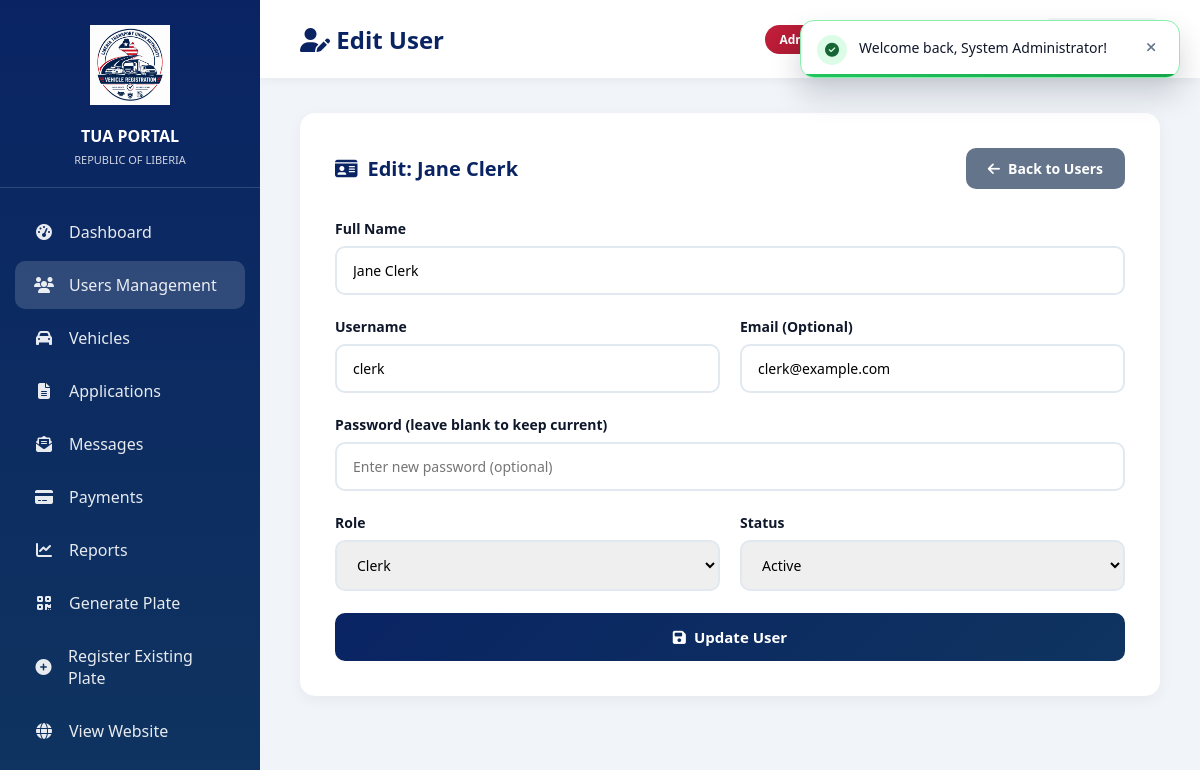
Screenshot of /edit_user.php?id=3 (signed in) with the database file from the repository.
### tables this page shows
CREATE TABLE users (

    id INT AUTO_INCREMENT PRIMARY KEY,

    fullname VARCHAR(100) NOT NULL,

    username VARCHAR(50) UNIQUE NOT NULL,

    email VARCHAR(100),

    contact_number VARCHAR(20),

    county VARCHAR(50),

    address TEXT,

    password VARCHAR(255) NOT NULL,

    role ENUM('Admin','Officer','Clerk') DEFAULT 'Admin',

    status ENUM('Active','Inactive') DEFAULT 'Active',

    created_at TIMESTAMP DEFAULT CURRENT_TIMESTAMP

);

### edit_user.php (the view, shortened to what this page needs)
<?php
include "config.php";
$user_id = intval($_GET['id']);
$user_query = mysqli_query($conn, "SELECT * FROM users WHERE id = $user_id");
$user = mysqli_fetch_assoc($user_query);
?>
<!DOCTYPE html>
<html lang="en">
<head>
    <link rel="stylesheet" href="https://cdnjs.cloudflare.com/ajax/libs/font-awesome/6.5.2/css/all.min.css">
    <link rel="stylesheet" href="assets/css/admin-toast.css">
</head>
<body>
    <div class="sidebar">
        <div class="sidebar-header">
            <img src="assets/images/logo.png" alt="TUA">
            <h2>TUA PORTAL</h2>
            <p>REPUBLIC OF LIBERIA</p>
        </div>
        <ul class="sidebar-menu">
            <li><a href="dashboard.php"><i class="fa-solid fa-gauge-high"></i> Dashboard</a></li>
            <li><a href="users.php" class="active"><i class="fa-solid fa-users"></i> Users Management</a></li>
            <li><a href="vehicles.php"><i class="fa-solid fa-car"></i> Vehicles</a></li>
            <li><a href="applications.php"><i class="fa-solid fa-file-lines"></i> Applications</a></li>
            <li><a href="messages.php"><i class="fa-solid fa-envelope-open-text"></i> Messages</a></li>
            <li><a href="payments.php"><i class="fa-solid fa-credit-card"></i> Payments</a></li>
            <li><a href="reports.php"><i class="fa-solid fa-chart-line"></i> Reports</a></li>
            <li><a href="generate-plate.php"><i class="fa-solid fa-qrcode"></i> Generate Plate</a></li>
            <li><a href="add_vehicle.php"><i class="fa-solid fa-plus-circle"></i> Register Existing Plate</a></li>
            <li><a href="index.php" target="_blank"><i class="fa-solid fa-globe"></i> View Website</a></li>
        </ul>
    </div>
    <div class="main-content">
        <div class="top-header">
            <div class="page-title">
                <h1><i class="fa-solid fa-user-pen"></i> Edit User</h1>
            </div>
            <div class="user-info">
                <span class="role"><?php echo $_SESSION['role']; ?></span>
                <span class="name"><?php echo $_SESSION['fullname']; ?></span>
                <a href="logout.php"><i class="fa-solid fa-right-from-bracket"></i> Logout</a>
            </div>
        </div>
        <div class="page-content">
            <div class="content-card">
                <div class="card-header">
                    <h2><i class="fa-solid fa-id-card"></i> Edit: <?php echo $user['fullname']; ?></h2>
                    <a href="users.php" class="btn btn-secondary"><i class="fa-solid fa-arrow-left"></i> Back to Users</a>
                </div>
                <form method="POST" action="">
                    <div class="form-group">
                        <label>Full Name</label>
                        <input type="text" name="fullname" required value="<?php echo htmlspecialchars($user['fullname']); ?>">
                    </div>
                    <div class="form-row">
                        <div class="form-group">
                            <label>Username</label>
                            <input type="text" name="username" required value="<?php echo htmlspecialchars($user['username']); ?>">
                        </div>
                        <div class="form-group">
                            <label>Email (Optional)</label>
                            <input type="email" name="email" value="<?php echo htmlspecialchars($user['email']); ?>" placeholder="user@example.com">
                        </div>
                    </div>
                    <div class="form-group">
                        <label>Password (leave blank to keep current)</label>
                        <input type="password" name="password" placeholder="Enter new password (optional)">
                    </div>
                    <div class="form-row">
                        <div class="form-group">
                            <label>Role</label>
                            <select name="role" required>
                                <option value="Clerk" <?php echo $user['role'] == 'Clerk' ? 'selected' : ''; ?>>Clerk</option>
                            </select>
                        </div>
                        <div class="form-group">
                            <label>Status</label>
                            <select name="status" required>
                                <option value="Active" <?php echo $user['status'] == 'Active' ? 'selected' : ''; ?>>Active</option>
                            </select>
                        </div>
                    </div>
                    <button type="submit" class="btn btn-primary"><i class="fa-solid fa-save"></i> Update User</button>
                </form>
            </div>
        </div>
    </div>
</body>
</html>

### edit_user.php (style rules this page uses)
* { margin: 0; padding: 0; box-sizing: border-box; font-family: 'Segoe UI', Tahoma, Geneva, Verdana, sans-serif; }
.sidebar { width: 260px; background: linear-gradient(180deg, #0a2463 0%, #0f3460 100%); color: white; padding: 25px 0; position: fixed; height: 100vh; overflow-y: auto; }
.sidebar-header { padding: 0 25px 20px; text-align: center; border-bottom: 1px solid rgba(255,255,255,0.15); margin-bottom: 20px; }
.sidebar-header img { height: 80px; margin-bottom: 15px; }
.sidebar-header h2 { font-size: 16px; font-weight: 700; margin-bottom: 5px; }
.sidebar-header p { font-size: 11px; opacity: 0.8; }
.sidebar-menu { list-style: none; padding: 0 15px; }
.sidebar-menu li { margin-bottom: 5px; }
.sidebar-menu a { display: flex; align-items: center; padding: 13px 18px; color: rgba(255,255,255,0.9); text-decoration: none; border-radius: 10px; transition: all 0.3s ease; }
.sidebar-menu a:hover, .sidebar-menu a.active { background: rgba(255,255,255,0.15); }
.sidebar-menu i { margin-right: 14px; width: 22px; text-align: center; font-size: 16px; }
.main-content { margin-left: 260px; min-height: 100vh; background: #f1f5f9; }
.top-header { background: white; padding: 18px 40px; box-shadow: 0 2px 10px rgba(0,0,0,0.05); display: flex; justify-content: space-between; align-items: center; }
.page-title h1 { color: #0a2463; font-size: 24px; }
.user-info { display: flex; align-items: center; gap: 18px; }
.user-info .role { background: linear-gradient(135deg, #c41e3a 0%, #a01830 100%); color: white; padding: 6px 14px; border-radius: 20px; font-size: 12px; font-weight: 600; }
.user-info .name { color: #0a2463; font-weight: 600; }
.user-info a { background: #f1f5f9; color: #c41e3a; padding: 10px 18px; border-radius: 8px; text-decoration: none; display: flex; align-items: center; gap: 8px; font-weight: 600; }
.page-content { padding: 35px 40px; }
.content-card { background: white; padding: 35px; border-radius: 15px; box-shadow: 0 4px 15px rgba(0,0,0,0.05); }
.card-header { display: flex; justify-content: space-between; align-items: center; margin-bottom: 30px; }
.card-header h2 { color: #0a2463; font-size: 20px; display: flex; align-items: center; gap: 10px; }
.btn { padding: 11px 22px; border: none; border-radius: 10px; cursor: pointer; font-size: 14px; font-weight: 600; text-decoration: none; display: inline-flex; align-items: center; gap: 8px; }
.btn-secondary { background: #64748b; color: white; }
.btn-primary { background: linear-gradient(135deg, #0a2463 0%, #0f3460 100%); color: white; width: 100%; justify-content: center; padding: 14px; font-size: 15px; }
.form-group { margin-bottom: 22px; }
.form-group label { display: block; margin-bottom: 8px; color: #0f172a; font-weight: 600; font-size: 14px; }
.form-group input, .form-group select { width: 100%; padding: 13px 16px; border: 2px solid #e2e8f0; border-radius: 10px; font-size: 14px; outline: none; transition: border-color 0.3s; }
.form-row { display: grid; grid-template-columns: 1fr 1fr; gap: 20px; }

### rows the page displays
users: fullname "Jane Clerk", username "clerk", email "clerk@example.com", role "Clerk", status "Active"
